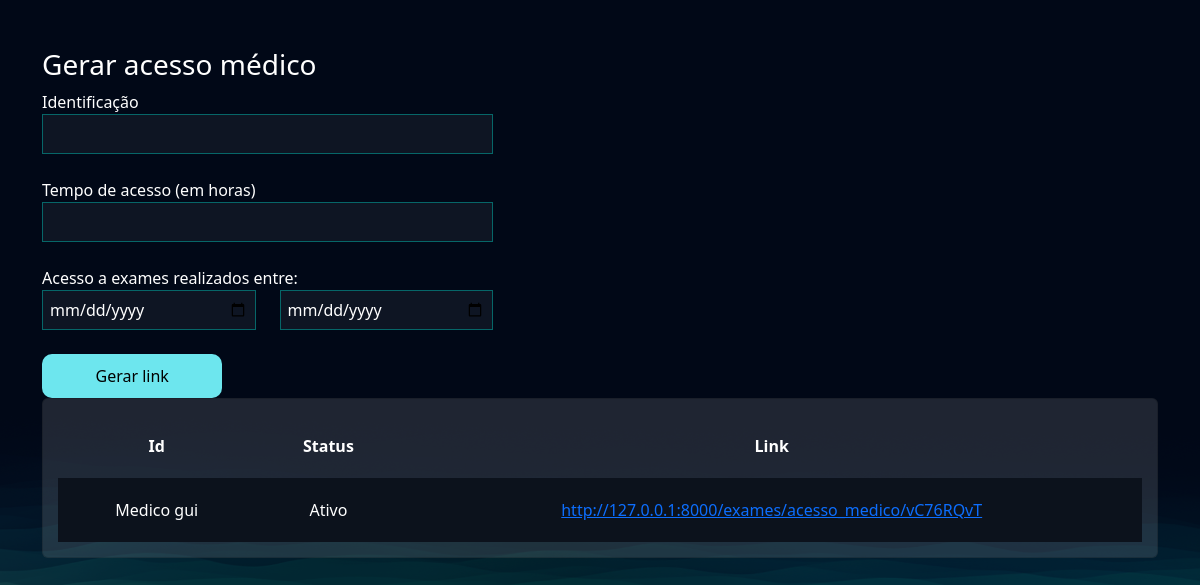
/exames/gerar_acesso_medico/ (signed in), run on the app's committed database.
### exames/models.py (models this page shows, shortened)
class AcessoMedico(models.Model):
    usuario = models.ForeignKey(User, on_delete=models.DO_NOTHING)
    identificacao = models.CharField(max_length=50)
    tempo_de_acesso = models.IntegerField() # Em horas
    criado_em = models.DateTimeField()
    data_exames_iniciais = models.DateField()
    data_exames_finais = models.DateField()
    token = models.CharField(max_length=20, null=True, blank=True)
    @property
    def status(self):
        return 'Expirado' if timezone.now() > (self.criado_em + timedelta(hours=self.tempo_de_acesso)) else 'Ativo'
    @property
    def url(self):
        return f"http://127.0.0.1:8000/exames/acesso_medico/{self.token}"

### exames/views.py (the view, shortened to what this page needs)
# urls.py: path('gerar_acesso_medico/', views.gerar_acesso_medico, name="gerar_acesso_medico"),
@login_required
def gerar_acesso_medico(request):
    if request.method == "GET":
        acessos_medicos = AcessoMedico.objects.filter(usuario =request.user)
        return render(request, 'gerar_acesso_medico.html', {'acessos_medicos': acessos_medicos})

### exames/templates/gerar_acesso_medico.html (shortened to what this page needs)
{% extends "bases/base.html" %}
{% load static %}
{% block 'head' %}
    <link href="{% static 'exames/css/css.css' %}" rel="stylesheet">
    <link href="{% static 'exames/css/gerenciar_pedidos.css' %}" rel="stylesheet">
{% endblock 'head' %}
{% block 'conteudo' %}
    <br>
    <br>
    <div class="container">
        <div class="row">
            <div class="col-md-5">
                <h3>Gerar acesso médico</h3>
                <form action="{% url "gerar_acesso_medico" %}" method="POST">{% csrf_token %}
                    <label for="">Identificação</label>
                    <br>
                    <input style="width: 100%" type="text" name="identificacao" id="" class="input-default">
                    <br>
                    <br>
                    <label for="">Tempo de acesso (em horas)</label>
                    <br>
                    <input style="width: 100%" type="number" name="tempo_de_acesso" id="" class="input-default">
                    <br>
                    <br>
                    <div class="row">
                        <label for="">Acesso a exames realizados entre:</label>
                        <div class="col-md">
                            <input style="width: 100%" type="date" name="data_exame_inicial" id="" class="input-default">
                        </div>
                        <div class="col-md">
                            <input style="width: 100%" type="date" name="data_exame_final" id="" class="input-default">
                            <br>
                            <br>
                        </div>
                    </div>
                    <input style="width: 40%" type="submit" class="btn-default" value="Gerar link">
                </form>
            </div>
            <div class="col-md">
                <div class="card">
                    <table style="text-align: center">
                        <tr>
                          <th>Id</th>
                          <th>Status</th>
                          <th>Link</th>
                        </tr>
                        {% for acesso in acessos_medicos  %}
                            <tr class="linha-tabela">
                                <td>{{acesso.identificacao}}</td>
                                <td>{{acesso.status}}</td>
                                <td><a href="{{acesso.url}}">{{acesso.url}}</a></td>
                            </tr>
                        {% endfor %}
                    </table>
                </div>
            </div>
        </div>
    </div>
{% endblock 'conteudo' %}

### templates/static/geral/css/base.css (style rules this page uses)
:root { --main-color: #151C34; --dark-color: #0C121C ; --light-color: #6DE6EE; --contrast-color: #f4c96b; --differential-color: #066668; }
* { PSW 8.0 | Aula 1 6 color: white }
.input-default { background-color: rgba(255,255,255,0.05); border: 1px solid var(--differential-color); padding: 7px; width: 50%; color: white; }
.btn-default { background-color: var(--light-color); color: black; width: 15%; padding: 10px; border: none; border-radius: 10px; }
label { color: white; }
h3 { color: white; }

### templates/static/exames/css/css.css (style rules this page uses)
body { background-image: url('/static/geral/img/bg2.png'); background-size: cover; }
.card { background-color: rgba(217, 217, 217, .14); color: white; padding: 15px; }

### templates/static/exames/css/gerenciar_pedidos.css (style rules this page uses)
.linha-tabela { background-color: var(--dark-color); height: 20px; }
td, th { padding: 20px; }

### data on the page
AcessoMedico: identificacao "Medico gui", status "Ativo", url "http://127.0.0.1:8000/exames/acesso_medico/vC76RQvT"
